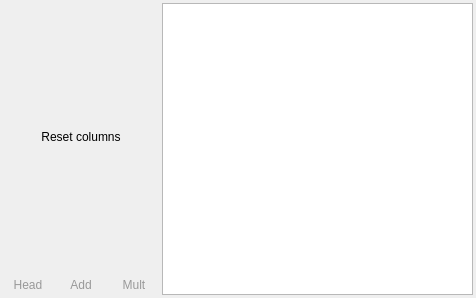
<?xml version="1.0" encoding="UTF-8"?>
<ui version="4.0">
 <class>SamplesProxyView</class>
 <widget class="QDialog" name="SamplesProxyView">
  <property name="windowModality">
   <enum>Qt::WindowModal</enum>
  </property>
  <property name="geometry">
   <rect>
    <x>0</x>
    <y>0</y>
    <width>476</width>
    <height>298</height>
   </rect>
  </property>
  <property name="windowTitle">
   <string>Proxy settings</string>
  </property>
  <property name="modal">
   <bool>true</bool>
  </property>
  <layout class="QHBoxLayout" name="horizontalLayout" stretch="1,2">
   <property name="spacing">
    <number>3</number>
   </property>
   <property name="leftMargin">
    <number>3</number>
   </property>
   <property name="topMargin">
    <number>3</number>
   </property>
   <property name="rightMargin">
    <number>3</number>
   </property>
   <property name="bottomMargin">
    <number>3</number>
   </property>
   <item>
    <layout class="QVBoxLayout" name="layout">
     <property name="spacing">
      <number>3</number>
     </property>
     <item>
      <layout class="QHBoxLayout" name="horizontalLayout_2">
       <item>
        <widget class="QLabel" name="label">
         <property name="text">
          <string>Reset columns</string>
         </property>
         <property name="alignment">
          <set>Qt::AlignCenter</set>
         </property>
        </widget>
       </item>
      </layout>
     </item>
     <item>
      <layout class="QHBoxLayout" name="resetLayout" stretch="1,1,1">
       <property name="spacing">
        <number>3</number>
       </property>
       <item>
        <widget class="QToolButton" name="headersReset">
         <property name="enabled">
          <bool>false</bool>
         </property>
         <property name="sizePolicy">
          <sizepolicy hsizetype="Expanding" vsizetype="Fixed">
           <horstretch>0</horstretch>
           <verstretch>0</verstretch>
          </sizepolicy>
         </property>
         <property name="styleSheet">
          <string notr="true">QToolButton{
    border-style: outset;
    border-width: 0px;
    font: 12px;
    border-top-left-radius: 8px;
    border-bottom-left-radius: 8px;
    color: #444444;
    height: 18px;
    background: qlineargradient(
        x1: 0, y1: 0, x2: 0, y2: 1,
        stop: 1.0   #999, 
        stop: 0.75 #bbb,
        stop: 0.5   #ddd, 
        stop: 0.25 #eee, 
        stop: 0.0   #fff
    );
}
QToolButton:pressed {
    background: qlineargradient(
        x1: 0, y1: 0, x2: 0, y2: 1,
        stop: 1.0   #fff, 
        stop: 0.75 #eee,
        stop: 0.5   #ddd, 
        stop: 0.25 #bbb, 
        stop: 0.0   #999
    );
}
QToolButton:hover:enabled{
    color:#f00
}
QToolButton:disabled{
    color: #999999;
}</string>
         </property>
         <property name="text">
          <string>Head</string>
         </property>
        </widget>
       </item>
       <item>
        <widget class="QToolButton" name="addendReset">
         <property name="enabled">
          <bool>false</bool>
         </property>
         <property name="sizePolicy">
          <sizepolicy hsizetype="Expanding" vsizetype="Fixed">
           <horstretch>0</horstretch>
           <verstretch>0</verstretch>
          </sizepolicy>
         </property>
         <property name="styleSheet">
          <string notr="true">QToolButton{
    border-style: outset;
    border-width: 0px;
    font: 12px;
    color: #444444;
    height: 18px;
    background: qlineargradient(
        x1: 0, y1: 0, x2: 0, y2: 1,
        stop: 1.0   #999, 
        stop: 0.75 #bbb,
        stop: 0.5   #ddd, 
        stop: 0.25 #eee, 
        stop: 0.0   #fff
    );
}
QToolButton:pressed {
    background: qlineargradient(
        x1: 0, y1: 0, x2: 0, y2: 1,
        stop: 1.0   #fff, 
        stop: 0.75 #eee,
        stop: 0.5   #ddd, 
        stop: 0.25 #bbb, 
        stop: 0.0   #999
    );
}
QToolButton:hover:enabled{
    color:#f00
}
QToolButton:disabled{
    color: #999999;
}</string>
         </property>
         <property name="text">
          <string>Add</string>
         </property>
        </widget>
       </item>
       <item>
        <widget class="QToolButton" name="multReset">
         <property name="enabled">
          <bool>false</bool>
         </property>
         <property name="sizePolicy">
          <sizepolicy hsizetype="Expanding" vsizetype="Fixed">
           <horstretch>0</horstretch>
           <verstretch>0</verstretch>
          </sizepolicy>
         </property>
         <property name="styleSheet">
          <string notr="true">QToolButton{
    border-style: outset;
    border-width: 0px;
    font: 12px;
    border-top-right-radius: 8px;
    border-bottom-right-radius: 8px;
    color: #444444;
    height: 18px;
    background: qlineargradient(
        x1: 0, y1: 0, x2: 0, y2: 1,
        stop: 1.0   #999, 
        stop: 0.75 #bbb,
        stop: 0.5   #ddd, 
        stop: 0.25 #eee, 
        stop: 0.0   #fff
    );
}
QToolButton:pressed {
    background: qlineargradient(
        x1: 0, y1: 0, x2: 0, y2: 1,
        stop: 1.0   #fff, 
        stop: 0.75 #eee,
        stop: 0.5   #ddd, 
        stop: 0.25 #bbb, 
        stop: 0.0   #999
    );
}
QToolButton:hover:enabled{
    color:#f00
}
QToolButton:disabled{
    color: #999999;
}</string>
         </property>
         <property name="text">
          <string>Mult</string>
         </property>
        </widget>
       </item>
      </layout>
     </item>
     <item>
      <layout class="QVBoxLayout" name="samplesLayout">
       <property name="spacing">
        <number>3</number>
       </property>
      </layout>
     </item>
    </layout>
   </item>
   <item>
    <layout class="QVBoxLayout" name="proxyLayout">
     <property name="spacing">
      <number>3</number>
     </property>
     <item>
      <widget class="QTableView" name="proxyView"/>
     </item>
    </layout>
   </item>
  </layout>
 </widget>
 <resources/>
 <connections/>
</ui>
